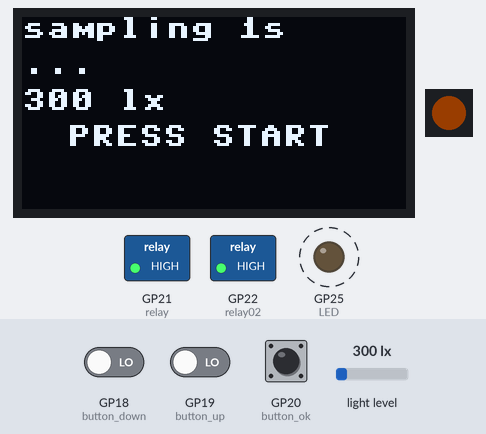
The program below on a simulated Raspberry Pi Pico running MicroPython. On the bench: 128×64 one-colour display, 1 RGB LEDs in strip order, left to right, switched loads named in the program (green lamp = pin HIGH), output pins drawn as LEDs (lit = HIGH). Dashed ring = blinking. Inputs (shaded band) come from the test bench; at power-on: GP20 (button_ok) LOW, light level 300 lx, GP18 (button_down) LOW, GP19 (button_up) LOW. Dim RGB values are drawn brighter than linear; the clock reads 2024-03-15 10:24:30 at power-on unless the program sets it; files the program writes start out absent; library files of the repository ran but are not shown: BH1750.py, SH1106.py, neopixel.py, DS1307.py; what the program prints to the serial console is not drawn. At 15.9 s the program stops and its outputs stay as they are.

Above: at 1.2 s.
1.3 s: GP20 (button_ok) pulled HIGH for 0.4 s
At 2.73 s:
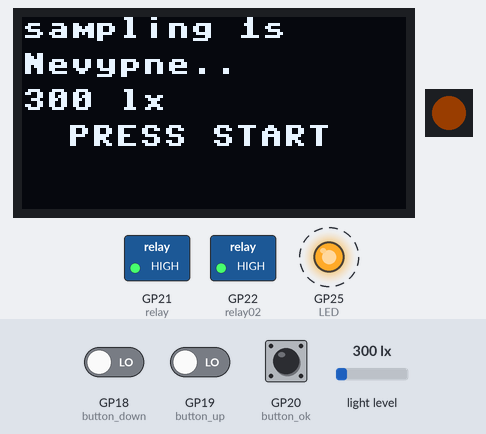
4.1 s: GP20 (button_ok) pulled HIGH for 1 s
At 5.0 s:
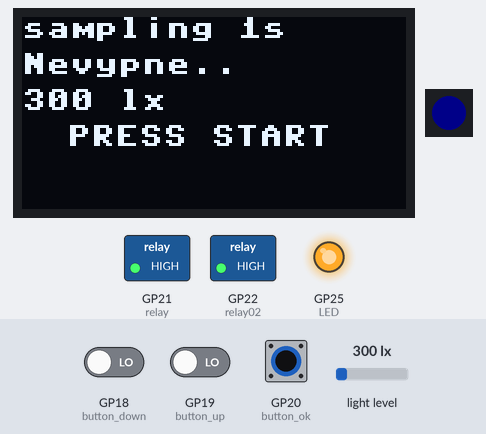
7.1 s: light level set to 40 lx
At 7.38 s:
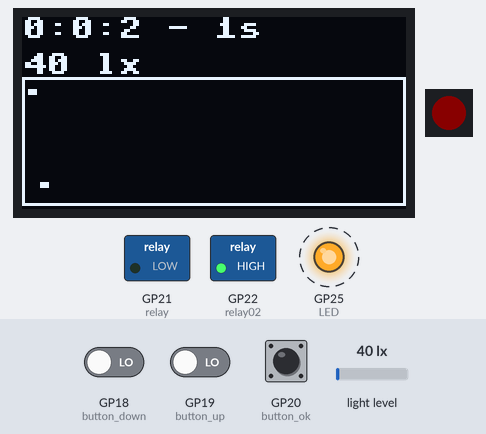
10.1 s: light level set to 500 lx
At 12.44 s:
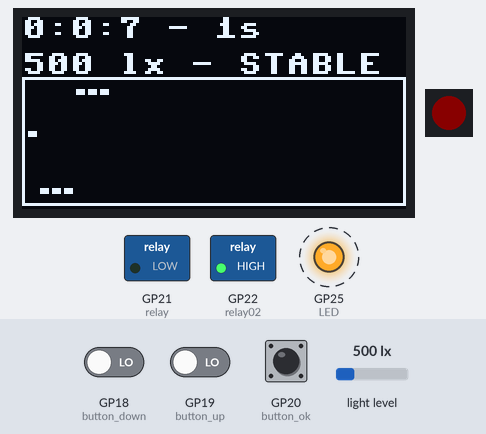
13.1 s: light level set to 1000 lx
At 13.6 s:
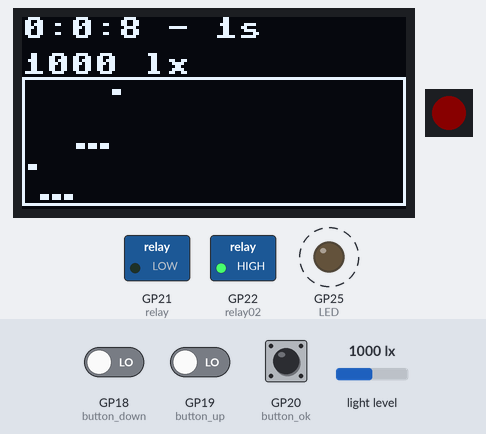
14.7 s: GP18 (button_down) driven HIGH and GP19 (button_up) driven HIGH and GP20 (button_ok) driven HIGH
At 16.0 s:
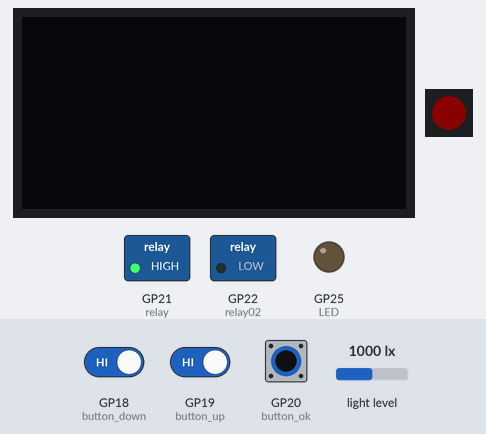
Timing chart, 0 to 17.4 s (numbered marks = the images above; inputs shaded):
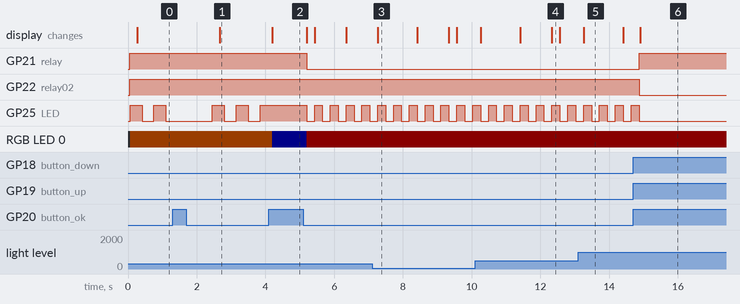

Measured:
- after the input at 1.3 s, the display: changes after 1.4 s (image 1)
- after the input at 4.1 s, GP21 (relay): HIGH → LOW after 1.1 s; GP25 (LED): alternates HIGH for 0.23 s and LOW for 0.23 s, starting after 1.1 s; RGB LED 0: RGB(25, 10, 0) → RGB(0, 0, 10) after 0.10 s, → RGB(10, 0, 0) 1.0 s later
- after the input at 14.7 s, GP21 (relay): LOW → HIGH after 0.17 s; GP22 (relay02): HIGH → LOW after 0.17 s; GP25 (LED): goes on until 14.9 s, then stays LOW; the display: changes after 0.20 s (image 6)
- by itself, GP25 (LED): alternates HIGH for 0.35 s and LOW for 0.35 s
- what the display in image 3 shows lasts 1.1 s, from 7.3 s to 8.4 s

The program:

00_uni_uni.py
```python
from machine import Pin, I2C
from BH1750 import BH1750
from SH1106 import SH1106_I2C
from neopixel import Neopixel
import DS1307
import utime

v = "1.02 uni"
"""
LUX meter

UNIVERSAL measurement - writes data every X sec!! (1, 5, 10, 30, 60, 600, 3600)
You can set timed OFF of measurement after "never", 1, 2, 4, 8, 12, 24 or 168 hours.

There is a graph of last 30 values on the display

RELAY - Turns on at the start of the measurement
RELAY02 - push UP+DOWN to turn on momentarily
LED blinks while reading value - green while value changes, blue if it is considered the light source a stable one
Display(i2c) 128x64
RTC module
3x buttons START/STOP, UP, DOWN
1x reset
+ GRAPH of 30 last values

Přidat verzi: program name: uni-cycle? Pun intended. Or add it at choosing the times of OFF timer.
Nastavit délku doby měření (ON-stykače) v hodinách, když 0, tak bez limitu a ostatní nastavování přeskočit.
Nastavit délku doby měření v (OFF-stykače) v hodinách, měření stále bude zapisovat
Nastavit počet cyklů.

Add version with timer that counts up the time and gives data-over time and shows TIME UP after end of testing
EMERGENCY - how long battery lasts. Possibly when the lumen drop below 5% of what it was?

rework the time tokens, to consider RTC unit and compare real-time to frequency, not as a tokens.
rework time with W module - so it can grab actual time of internet

GRAPH turn on and turn off? Variable?
"""

DATA_SAVE = True
stable_checker = 3 #values
TIMED_END = True
stable_tolerance = 25
#turns L3 5 times ON and OFF in 2.5 seconds
reset_corridor = False

i2c = I2C(0, scl=Pin(17), sda=Pin(16), freq=400000)

# display
width = 128
height = 64
oled = SH1106_I2C(width=width, height=height, i2c=i2c, rotate=0)
oled.fill(0)

# light meter module
light = BH1750(i2c)

# RealTimeClock module
ds = DS1307.DS1307(i2c)

# relays
relay = Pin(21, Pin.OUT)
relay02 = Pin(22, Pin.OUT)
relay.value(1)
relay02.value(1)

# control LED
LED = Pin(25, Pin.OUT)
LED.value(0)

# strip of 1 chips, state machine 0, GPIO 28(pin34), RGB mode
n_leds = 1
pixels = Neopixel(n_leds, 0, 28, "GRB")
# sets MOOD LED to READY
pixels.fill((25, 10, 0))
pixels.show()

# buttons
button_ok = Pin(20, Pin.IN, Pin.PULL_DOWN)
button_up = Pin(19, Pin.IN, Pin.PULL_DOWN)
button_down = Pin(18, Pin.IN, Pin.PULL_DOWN)

# enable CLOCK oscillator (for starting a new machine)
# ds.halt(FALSE)

# for setting the TIME and EDITS
# sets actual time year/month/day/DOW(starts with sunday=0)/hour/minute/second/subseconds
# print(ds.datetime())
# now = (2023, 1, 26, 4, 7, 50, 0, 0)
# ds.datetime(now)


def get_time():
    time_list = ds.datetime()
    print(f"Time is {time_list[4]}:{time_list[5]}:{time_list[6]} {time_list[0]}-{time_list[1]}-{time_list[2]}")

get_time()

def lux():
    lux = light.luminance(BH1750.CONT_HIRES_1)
    lux = int(round(lux, 0))
    lm = lux
    if lm <= 1:
        lm = 1
    return lm


freq_list = (1, 5, 10, 30, 60, 600, 3600)
frequency = freq_list[0]
selection = 0

#selection of SAMPLING frequency
while True:
    if button_ok.value() == 1:
        break
    if button_up.value() == 1:
        if selection >= 6: #zkopirovat tohle do MAIN.py menu
            continue
        else:
            selection += 1
            frequency = freq_list[selection]
    if button_down.value() == 1:
        if selection <= 0:
            continue
        else:
            selection -= 1
            frequency = freq_list[selection]

    LED.toggle()
    oled.fill(0)
    lm = lux()

    oled.text(f"sampling {frequency}s", 0, 0)
    oled.text(f"...", 0, 12)
    oled.text(str(lm) + " lx", 0, 24)
    oled.text("PRESS START", 15, 36)
    oled.show()
    utime.sleep(0.14)

utime.sleep(1)


timeOFF_list = (0, 1, 2, 4, 8, 12, 24, 168)
timeOFF = timeOFF_list[0]
selectionOFF = 0

# selection of OFF TIME
while True:
    if button_ok.value() == 1:
        break
    if button_up.value() == 1:
        if selectionOFF >= len(timeOFF_list)-1:
            continue
        else:
            selectionOFF += 1
            timeOFF = timeOFF_list[selectionOFF]
    if button_down.value() == 1:
        if selectionOFF <= 0:
            continue
        else:
            selectionOFF -= 1
            timeOFF = timeOFF_list[selectionOFF]

    LED.toggle()
    oled.fill(0)
    lm = lux()

    oled.text(f"sampling {frequency}s", 0, 0)
    if timeOFF == 0:
        oled.text(f"Nevypne..", 0,12)
    else:
        oled.text(f"Vypne po:{timeOFF}h", 0, 12)
    oled.text(str(lm) + " lx", 0, 24)
    oled.text("PRESS START", 15, 36)
    oled.show()
    utime.sleep(0.14)

if timeOFF == 0:
    TIMED_END = False

# sets MOOD LED to MEASUREMENT STARTS
pixels.fill((0, 0, 10))
pixels.show()
utime.sleep(1)

# measurement phase
time_list = ds.datetime()

# corrects file name time and date to format 2022-07-05 from 2022-7-5 etc
for i in range(0, 6):
    time_list = list(time_list)

    if time_list[i] <= 9:
        time_list[i] = f"0{time_list[i]}"
    time_list = tuple(time_list)

test_file_name = (
    f"/mereni/{time_list[0]}-{time_list[1]}-{time_list[2]}_{time_list[4]}-{time_list[5]}-{time_list[6]}-{v}-freq{frequency}s.txt")
file = open(test_file_name, "w")
file.write(
    f"Program started {time_list[4]}:{time_list[5]}:{time_list[6]} {time_list[0]}-{time_list[1]}-{time_list[2]} v{v}_freq_{frequency}s with time OFF set to {timeOFF}h and {stable_tolerance} lm tolerance" + "\n")
file.flush()

# display update and read data time 0.1 works well for now
update_time = 0.02

time_start = [time_list[4], time_list[5], time_list[6]]
time_actual = [time_list[4], time_list[5], time_list[6]]

sec_to_measure = time_actual[2]

# time counters
counter_s = 0
counter_m = 0
counter_h = 0

# data LOGGING counter
counter_log = frequency - 1

graph_list = []
graph_max = 2
oled.fill(0)

data_saver = []
save_data_ph1 = stable_checker - 1
save_data_ph2 = stable_checker - 1
stable_phase1 = False
stable_phase2 = False
lx_ph1_compare = "x"
pix_green = (0, 25, 0)
pix_blue = (0, 0, 25)
pix_red = (10, 0, 0)

#JUST TO RESET CORRIDOR
while reset_corridor == True:
    relay.value(0)
    utime.sleep(2)
    for i in range(10):
        relay02.toggle()
        utime.sleep(0.25)
    break

#MEASUREMENT PHASE
while True:

    if button_up.value() == 1 and button_down.value() == 1:
        relay02.value(0)
    else:
        relay02.value(1)

    relay.value(0)
    LED.toggle()
    pixels.fill(pix_red)
    pixels.show()

    if button_ok.value() == 1:
        break

    time_list = ds.datetime()
    time_actual = [time_list[4], time_list[5], time_list[6]]

    if time_actual[2] > sec_to_measure or time_actual[2] < sec_to_measure:
        sec_to_measure = time_actual[2]
        counter_log += 1
        counter_s += 1

    if counter_s >= 60:
        counter_s = 0
        counter_m += 1

    if counter_m >= 60:
        counter_m = 0
        counter_h += 1

    lm = lux()

    oled.fill(0)

    oled.text(f"{counter_h}:{counter_m}:{counter_s} - {frequency}s", 0, 0)
    oled.text(str(lm) + " lx", 0, 12)
    oled.rect(0, 20, 128, 43, 1)

    # datalogger
    if counter_log == frequency or counter_log >= frequency:

        if relay02.value() == 0:
            file.write(f"{str(counter_h)}:{str(counter_m)}:{str(counter_s)}-temp. L3 - ON \n")

        data_saver.append(lm)
        if len(data_saver) > stable_checker:
            data_saver.pop(0)

            #Phase one STABLE checker - is it exactly the same?
            for i in range(0, stable_checker - 1):
                if int(data_saver[i]) == lm:
                    save_data_ph1 += 1
                else:
                    save_data_ph1 = 0
                    stable_phase1 = False

                """"
                Dat tuhle phase2 za uroven phase1 a pokud se nespusti tak phase2 ani nekontrolovat
                a kdyz vypadne z limitu vstupni hodnoty, tak to vyhodit mimo stable phase1/2

                pouzit lx_ph1_compare = lm ??
                 """

            #Phase two STABLE checker - is it within limit?
            for i in range(0, stable_checker - 1):
                if int(data_saver[i]) >= (lm - stable_tolerance) and int(data_saver[i]) <= (lm + stable_tolerance):
                    save_data_ph2 += 1
                else:
                    save_data_ph2 = 0
                    stable_phase2 = False


        if save_data_ph1 >= stable_checker and save_data_ph2 >= stable_checker:
            if stable_phase1 == True:
                pixels.fill(pix_blue)
                oled.text(str(lm) + " lx - STABLE", 0, 12)
                #add data write if there was MINUTE up or HOUR up - depending on time, even though it is STABLE
            else:
                stable_phase1 = True
                # save exact data for PHASE1 to compare
                lx_ph1_compare = lm
                pixels.fill(pix_blue)
                file.write(f"{str(counter_h)}:{str(counter_m)}:{str(counter_s)}-{str(lm)}\n")
                oled.text(str(lm) + " lx - STABLE", 0, 12)

        elif save_data_ph2 >= stable_checker:
            if stable_phase2 == True:
                pixels.fill(pix_blue)
                oled.text(str(lm) + " lx - stable", 0, 12)
                # add data write if there was MINUTE up or HOUR up - depending on time, even though it is STABLE
            else:
                stable_phase2 = True
                pixels.fill(pix_blue)
                file.write(f"{str(counter_h)}:{str(counter_m)}:{str(counter_s)}-{str(lm)}\n")
                oled.text(str(lm) + " lx - stable", 0, 12)
        else:
            file.write(f"{str(counter_h)}:{str(counter_m)}:{str(counter_s)}-{str(lm)}\n")
            pixels.fill(pix_green)

        file.flush()
        counter_log = 0

        graph_list.append(lm)

        # graph max length
        if len(graph_list) > 30:
            graph_list.pop(0)

    if True:
        # second list with values compared to max value and within 1,33 to 126,62 / for better visibility 2,34 125,61
        # 2 x 62 = nula pro GRAPH, max -27 tj vysledek 34
        if len(graph_list) >= 1:
            graph_max = max(graph_list)
        if graph_max <= 1:
            graph_max = 1
        for i in range(0, len(graph_list)):
            graph_val = round((graph_list[i] / graph_max) * 36)
            round(graph_val, 0)
            oled.rect((2+(4*i)), 60 - (int(graph_val)), 3, 2, 1)

    pixels.show()
    oled.show()

    #fckadoodledoo MAGIC turn off
    if TIMED_END==True and counter_h >= timeOFF:
        file.write((f"{str(counter_h)}:{str(counter_m)}:{str(counter_s)}-{str(lm)}\n"))
        file.write(f"Ukončeno automaticky po čase: {timeOFF} h \n")
        break

    utime.sleep(update_time)

file.write(f"{str(counter_h)}:{str(counter_m)}:{str(counter_s)}-{str(lm)}\nTHE END\n")
relay.value(1)
LED.value(0)
oled.fill(0)
oled.show()
file.close()
utime.sleep(1)

"""no END screen ANIMATION"""
```
